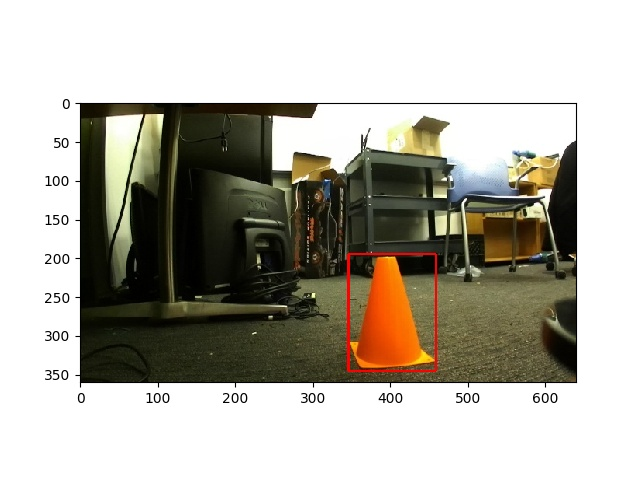
#> input picture scripts/computer_vision/test_images_cone_bb/test1.jpg, 640 x 480 px
$ python -i color_segmentation.py   (imports and definitions only)   (older library calls are emulated)
#> lines starting #> are read from the running program, lines starting #| are printed output that depends on the picture; after the words box and inside, x2 and y2 are one past the last pixel; in counts of white or black regions, pixels touching at a corner belong together
#> further down, picture is the input picture: shape (480, 640, 3); mean B, G, R 166.9, 176.9, 180.4
import cv2
import numpy as np
import pdb
import matplotlib
# [1 line not run here, left out]
import os

import matplotlib.pyplot as plt

#################### X-Y CONVENTIONS #########################
# 0,0  X  > > > > >
#
#  Y
#
#  v  This is the image. Y increases downwards, X increases rightwards
#  v  Please return bounding boxes as ((xmin, ymin), (xmax, ymax))
#  v
#  v
#  v
###############################################################

def image_print(img):
	"""
	Helper function to print out images, for debugging. Pass them in as a list.
	Press any key to continue.
	"""
	cv2.imshow("image", img)
	cv2.waitKey(0)
	cv2.destroyAllWindows()

def cd_color_segmentation(img, template=None, img_path=None):
	"""
	Implement the cone detection using color segmentation algorithm
	Input:
		img: np.3darray; the input image with a cone to be detected. BGR.
		template_file_path; Not required, but can optionally be used to automate setting hue filter values.
	Return:
		bbox: ((x1, y1), (x2, y2)); the bounding box of the cone, unit in px
				(x1, y1) is the top left of the bbox and (x2, y2) is the bottom right of the bbox
	"""
	########## YOUR CODE STARTS HERE ##########

	# set default for bounding box
	bounding_box = ((0,0),(0,0))

	# get rgb and hsv
	img_rgb = cv2.cvtColor(img, cv2.COLOR_BGR2RGB)
	img_hsv = cv2.cvtColor(img_rgb, cv2.COLOR_RGB2HSV)
#> img_hsv: shape (480, 640, 3); mean H, S, V 13.9, 54.6, 181.4


	# [24 lines of commented-out code are left out]
	light_orange = (1, 190, 200)
	dark_orange = (25, 255, 255)

	mask = cv2.inRange(img_hsv, light_orange, dark_orange)
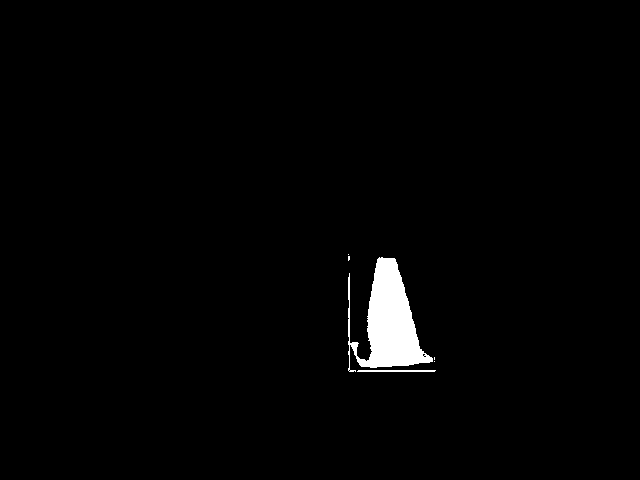
#> mask: shape (480, 640); 1.6% white; 6 white regions (4 under 20 px), largest, box (x1, y1, x2, y2) and area: (348, 257, 433, 372) 4737, (357, 370, 436, 372) 156

	result = cv2.bitwise_and(img_rgb, img_rgb, mask=mask)
	result= cv2.GaussianBlur(result, (7,7), 0)

	erode_kernel = np.ones((7,7), 'uint8')
	result = cv2.erode(result, erode_kernel)

	dilate_kernel = np.ones((9,9), 'uint8')
	result = cv2.dilate(result, dilate_kernel, iterations=1)

	color_cone_x, color_cone_y, _ = np.nonzero(result)

	if len(color_cone_x) == 0 or len(color_cone_y) == 0:
		return bounding_box

	bounding_box = ((np.min(color_cone_y), np.min(color_cone_x)), (np.max(color_cone_y), np.max(color_cone_x)))
#> bounding_box = ((344, 251), (438, 375))
	# [16 lines of commented-out code are left out]
	return bounding_box

>>> import cv2
>>> picture = cv2.imread('test_images_cone_bb/test1.jpg')
>>> result = cd_color_segmentation(picture)
#> result = ((344, 251), (438, 375))

$ run again, on scripts/computer_vision/test_images_cone_bb/test10.jpg
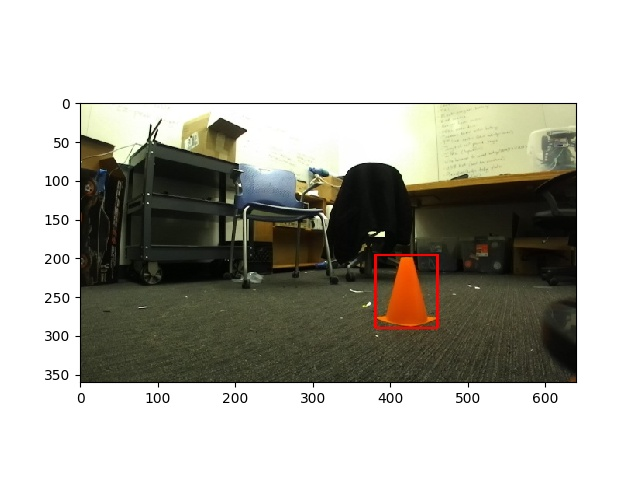
#> input picture scripts/computer_vision/test_images_cone_bb/test10.jpg, 640 x 480 px
#> picture is the input picture: shape (480, 640, 3); mean B, G, R 171.2, 179.5, 180.7
#> img_hsv: shape (480, 640, 3); mean H, S, V 15.1, 37.8, 181.8
#> in cd_color_segmentation, `mask = cv2.inRange(img_hsv, light_orange, dark_orange)`:
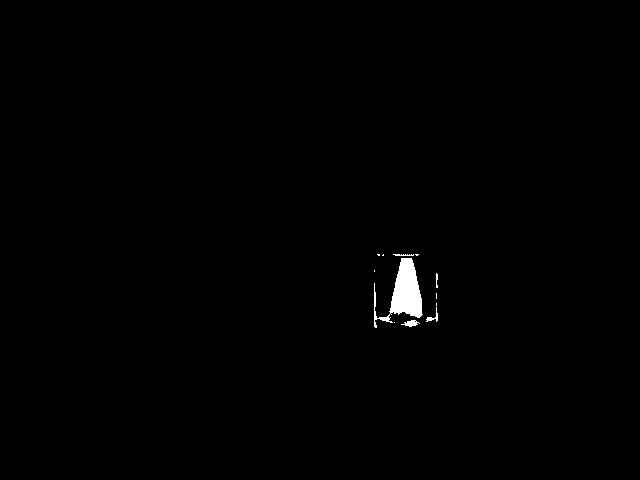
#> mask: shape (480, 640); 0.54% white; 12 white regions (7 under 20 px), largest, box (x1, y1, x2, y2) and area: (374, 258, 423, 328) 1466, (401, 320, 420, 327) 72, (426, 307, 438, 322) 53, (393, 254, 414, 256) 33, (436, 273, 438, 288) 24
#> color_cone_x = 9593 values from 250 to 330; color_cone_y = 9593 values, max 441 at index 1689, min 370 at index 2506, mean 405.1
#> bounding_box = ((370, 250), (441, 330))
